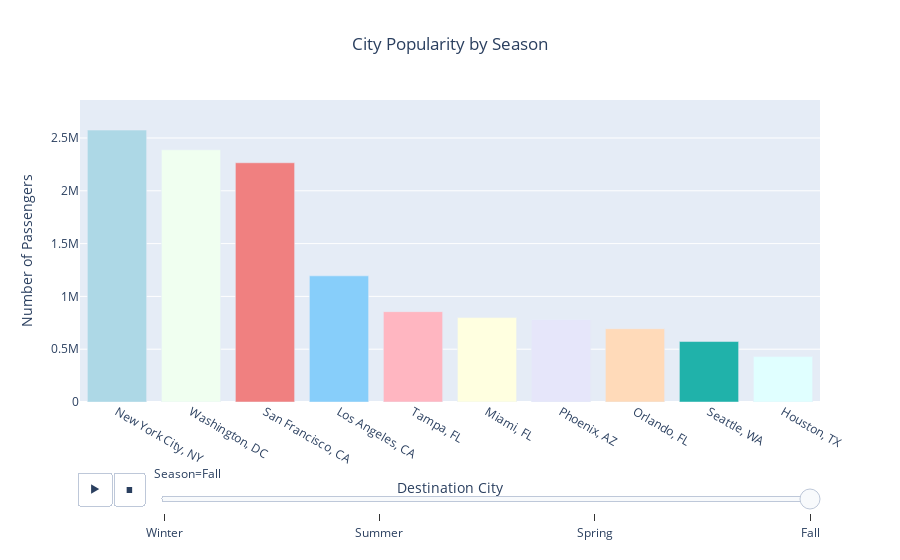

The notebook cell saved with this chart:
### Code cell
# Animated bar plot for city popularity by season
fig = px.bar(popular_city, 
             x='Destination City', 
             y='Passengers', 
             color='Destination City',
             color_discrete_sequence=['lightblue', 'honeydew', 'lightcoral', 'lightskyblue', 'lightpink', 'lightyellow', 'lavender', 'peachpuff', 'lightseagreen', 'lightcyan'],
             animation_frame='Season', 
             title='City Popularity by Season',
             labels={'Passengers': 'Number of Passengers', 'Destination City': 'City'},
             range_y=[0, popular_city['Passengers'].max() * 1.1])
fig.update_layout(
    xaxis_title="Destination City",
    yaxis_title="Number of Passengers",
    title_x=0.5,
    showlegend=False
)
fig.layout.updatemenus[0].buttons[0].args[1]["frame"]["duration"] = 1000
fig.show()

### Figure 1 — Plotly figure (JSON) as saved in the notebook; plotly's stock layout.template omitted (floating-point values rounded to 4 significant figures)
{"data": [{"alignmentgroup": "True", "hovertemplate": "City=%{x}<br>Season=Fall<br>Number of Passengers=%{y}<extra></extra>", "legendgroup": "New York City, NY ", "marker": {"color": "lightblue", "pattern": {"shape": ""}}, "name": "New York City, NY ", "offsetgroup": "New York City, NY ", "orientation": "v", "showlegend": true, "textposition": "auto", "type": "bar", "x": ["New York City, NY "], "xaxis": "x", "y": [2575111], "yaxis": "y"}, {"alignmentgroup": "True", "hovertemplate": "City=%{x}<br>Season=Fall<br>Number of Passengers=%{y}<extra></extra>", "legendgroup": "Washington, DC ", "marker": {"color": "honeydew", "pattern": {"shape": ""}}, "name": "Washington, DC ", "offsetgroup": "Washington, DC ", "orientation": "v", "showlegend": true, "textposition": "auto", "type": "bar", "x": ["Washington, DC "], "xaxis": "x", "y": [2388525], "yaxis": "y"}, {"alignmentgroup": "True", "hovertemplate": "City=%{x}<br>Season=Fall<br>Number of Passengers=%{y}<extra></extra>", "legendgroup": "San Francisco, CA ", "marker": {"color": "lightcoral", "pattern": {"shape": ""}}, "name": "San Francisco, CA ", "offsetgroup": "San Francisco, CA ", "orientation": "v", "showlegend": true, "textposition": "auto", "type": "bar", "x": ["San Francisco, CA "], "xaxis": "x", "y": [2265491], "yaxis": "y"}, {"alignmentgroup": "True", "hovertemplate": "City=%{x}<br>Season=Fall<br>Number of Passengers=%{y}<extra></extra>", "legendgroup": "Los Angeles, CA ", "marker": {"color": "lightskyblue", "pattern": {"shape": ""}}, "name": "Los Angeles, CA ", "offsetgroup": "Los Angeles, CA ", "orientation": "v", "showlegend": true, "textposition": "auto", "type": "bar", "x": ["Los Angeles, CA "], "xaxis": "x", "y": [1194521], "yaxis": "y"}, {"alignmentgroup": "True", "hovertemplate": "City=%{x}<br>Season=Fall<br>Number of Passengers=%{y}<extra></extra>", "legendgroup": "Tampa, FL ", "marker": {"color": "lightpink", "pattern": {"shape": ""}}, "name": "Tampa, FL ", "offsetgroup": "Tampa, FL ", "orientation": "v", "showlegend": true, "textposition": "auto", "type": "bar", "x": ["Tampa, FL "], "xaxis": "x", "y": [855853], "yaxis": "y"}, {"alignmentgroup": "True", "hovertemplate": "City=%{x}<br>Season=Fall<br>Number of Passengers=%{y}<extra></extra>", "legendgroup": "Miami, FL ", "marker": {"color": "lightyellow", "pattern": {"shape": ""}}, "name": "Miami, FL ", "offsetgroup": "Miami, FL ", "orientation": "v", "showlegend": true, "textposition": "auto", "type": "bar", "x": ["Miami, FL "], "xaxis": "x", "y": [799415], "yaxis": "y"}, {"alignmentgroup": "True", "hovertemplate": "City=%{x}<br>Season=Fall<br>Number of Passengers=%{y}<extra></extra>", "legendgroup": "Phoenix, AZ", "marker": {"color": "lavender", "pattern": {"shape": ""}}, "name": "Phoenix, AZ", "offsetgroup": "Phoenix, AZ", "orientation": "v", "showlegend": true, "textposition": "auto", "type": "bar", "x": ["Phoenix, AZ"], "xaxis": "x", "y": [778880], "yaxis": "y"}, {"alignmentgroup": "True", "hovertemplate": "City=%{x}<br>Season=Fall<br>Number of Passengers=%{y}<extra></extra>", "legendgroup": "Orlando, FL", "marker": {"color": "peachpuff", "pattern": {"shape": ""}}, "name": "Orlando, FL", "offsetgroup": "Orlando, FL", "orientation": "v", "showlegend": true, "textposition": "auto", "type": "bar", "x": ["Orlando, FL"], "xaxis": "x", "y": [694001], "yaxis": "y"}, {"alignmentgroup": "True", "hovertemplate": "City=%{x}<br>Season=Fall<br>Number of Passengers=%{y}<extra></extra>", "legendgroup": "Seattle, WA", "marker": {"color": "lightseagreen", "pattern": {"shape": ""}}, "name": "Seattle, WA", "offsetgroup": "Seattle, WA", "orientation": "v", "showlegend": true, "textposition": "auto", "type": "bar", "x": ["Seattle, WA"], "xaxis": "x", "y": [572698], "yaxis": "y"}, {"alignmentgroup": "True", "hovertemplate": "City=%{x}<br>Season=Fall<br>Number of Passengers=%{y}<extra></extra>", "legendgroup": "Houston, TX", "marker": {"color": "lightcyan", "pattern": {"shape": ""}}, "name": "Houston, TX", "offsetgroup": "Houston, TX", "orientation": "v", "showlegend": true, "textposition": "auto", "type": "bar", "x": ["Houston, TX"], "xaxis": "x", "y": [430150], "yaxis": "y"}], "layout": {"autosize": true, "barmode": "relative", "dragmode": "pan", "legend": {"title": {"text": "City"}, "tracegroupgap": 0}, "showlegend": false, "sliders": [{"active": 3, "currentvalue": {"prefix": "Season="}, "len": 0.9, "pad": {"b": 10, "t": 60}, "steps": [{"args": [["Winter"], {"frame": {"duration": 0, "redraw": true}, "fromcurrent": true, "mode": "immediate", "transition": {"duration": 0, "easing": "linear"}}], "label": "Winter", "method": "animate"}, {"args": [["Summer"], {"frame": {"duration": 0, "redraw": true}, "fromcurrent": true, "mode": "immediate", "transition": {"duration": 0, "easing": "linear"}}], "label": "Summer", "method": "animate"}, {"args": [["Spring"], {"frame": {"duration": 0, "redraw": true}, "fromcurrent": true, "mode": "immediate", "transition": {"duration": 0, "easing": "linear"}}], "label": "Spring", "method": "animate"}, {"args": [["Fall"], {"frame": {"duration": 0, "redraw": true}, "fromcurrent": true, "mode": "immediate", "transition": {"duration": 0, "easing": "linear"}}], "label": "Fall", "method": "animate"}], "x": 0.1, "xanchor": "left", "y": 0, "yanchor": "top"}], "title": {"text": "City Popularity by Season", "x": 0.5}, "updatemenus": [{"active": 0, "buttons": [{"args": [null, {"frame": {"duration": 1000, "redraw": true}, "fromcurrent": true, "mode": "immediate", "transition": {"duration": 500, "easing": "linear"}}], "label": "&#9654;", "method": "animate"}, {"args": [[null], {"frame": {"duration": 0, "redraw": true}, "fromcurrent": true, "mode": "immediate", "transition": {"duration": 0, "easing": "linear"}}], "label": "&#9724;", "method": "animate"}], "direction": "left", "pad": {"r": 10, "t": 70}, "showactive": false, "type": "buttons", "x": 0.1, "xanchor": "right", "y": 0, "yanchor": "top"}], "xaxis": {"anchor": "y", "autorange": true, "categoryarray": ["New York City, NY ", "Washington, DC ", "San Francisco, CA ", "Los Angeles, CA ", "Tampa, FL ", "Miami, FL ", "Phoenix, AZ", "Orlando, FL", "Seattle, WA", "Houston, TX"], "categoryorder": "array", "domain": [0, 1], "range": [-0.5, 9.5], "title": {"text": "Destination City"}, "type": "category"}, "yaxis": {"anchor": "x", "domain": [0, 1], "range": [0, 2860000.0], "title": {"text": "Number of Passengers"}, "type": "linear"}}}
